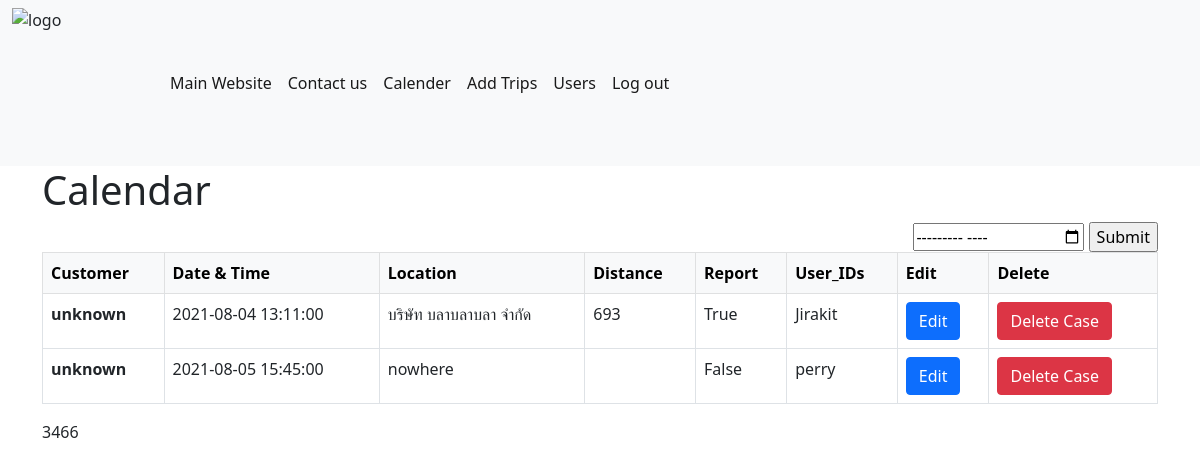
The page /home (signed in) on the database its author committed.
### app.py (models this page shows, shortened)
class Trips(db.Model):
    __tablename__ = "Trips"
    id = db.Column(db.Integer, primary_key=True)
    customer = db.Column(db.Text)
    date = db.Column(db.DateTime(timezone=True))
    location = db.Column(db.Text)
    distance = db.Column(db.Numeric)
    report = db.Column(db.Boolean)
    user_id = db.Column(db.Integer, db.ForeignKey('Users.id'))
    user = db.relationship("User", backref="Trips")
    start_latitude = db.Column(db.Numeric)
    start_longitude = db.Column(db.Numeric)
    finish_latitude = db.Column(db.Numeric)
    finish_longitude = db.Column(db.Numeric)

class User(db.Model, UserMixin):
    __tablename__ = "Users"
    id = db.Column(db.Integer, primary_key=True)
    firstname = db.Column(db.Text)
    lastname = db.Column(db.Text)
    username = db.Column(db.Text, unique=True)
    password = db.Column(db.Text)
    is_admin = db.Column(db.Boolean)
    gmail = db.Column(db.Text)

### app.py (the view)
@app.route("/home")
@login_required
def calendar():
    month_year = request.args.get("month")
    filter_date = date.today()
    if month_year:
        filter_date = datetime.strptime(month_year, '%Y-%m').date()
    trips = []
    total_distance = 0
    pricePerDistance = 5
    if current_user.is_admin:
        trips = Trips.query.filter(
            extract('year', Trips.date) == filter_date.year, extract('month', Trips.date) == filter_date.month)
        for trip in trips:
            if trip.distance is not None:
                total_distance += trip.distance
    else:
        trips = Trips.query.filter_by(user_id=current_user.id)
        for trip in trips:
            if trip.distance is not None:
                total_distance += trip.distance
    return render_template("calendar.html", trips=trips, total_distance=total_distance, total_price=total_distance*pricePerDistance/1000, month=month_year)

### app.py (called while the page is built)
@login_manager.user_loader
def load_user(user_id):
    return User.query.get(int(user_id))

### templates/calendar.html
{% extends "base.html" %}
{% block content%}
<div class="container">
    <h1>Calendar</h1>
    <div class="float-end">
        <form action="{{url_for('calendar')}}" method="GET">
            <input type="month" id="month" name="month" value="{{ month }}">
            <input type="submit">
        </form>
    </div>
    <table class="table table-bordered table-hover">
        <thead class="table-light">
            <tr>
                <th scope="col">Customer</th>
                <th scope="col">Date & Time</th>
                <th scope="col">Location</th>
                <th scope="col">Distance</th>
                <th scope="col">Report</th>
                <th scope="col">User_IDs</th>
                <th scope="col">Edit</th>
                <th scope="col">Delete</th>
            </tr>
        </thead>
        <tbody>
            {% for trip in trips %}
            <tr>
                <th scope="row">{{trip.customer}}</th>
                <td>{{trip.date}}</td>
                <td>{{trip.location}}</td>
                <td>{{'' if trip.distance is none else (trip.distance/1000)|round}}</td>
                <td>{{trip.report}}</td>
                <td>{{trip.user.firstname}}</td>
                <td>
                    <a class="btn btn-primary" href="{{ url_for('viewtrips', id=trip.id) }}">Edit</a>
                </td>
                <td>
                    <a class="btn btn-danger" href="{{ url_for('deleteTrips', id=trip.id) }}">Delete Case</a>
                </td>
            </tr>
            {% endfor %}
        </tbody>
    </table>
    {{total_price|round}}
</div>
{% endblock %}

### styles.css (style rules this page uses)
body { margin: 0; font-family: Arial, Helvetica, sans-serif; }

### rows shown on the page
Trips: customer "unknown", date "2021-08-04 13:11:00", location "บริษัท บลาบลาบลา จำกัด", distance "693", report "True", user.firstname "Jirakit"
Trips: customer "unknown", date "2021-08-05 15:45:00", location "nowhere", report "False", user.firstname "perry"

### other values the page prints
{{ total_price|round }} "3466"
